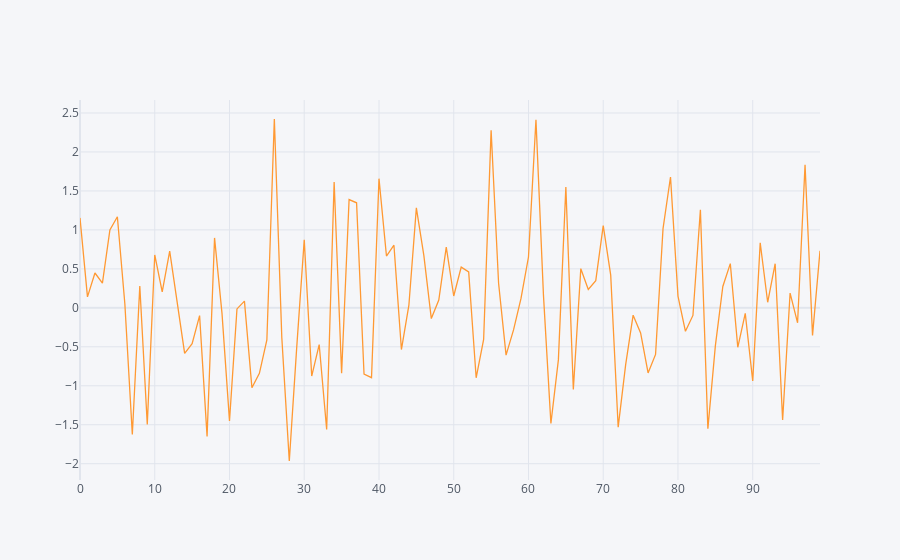

The code cell stored with this chart in its notebook:
### Code cell
df[["AA"]].iplot()

### Figure 1 — Plotly figure (JSON) as saved in the notebook; plotly's stock layout.template omitted (floating-point values rounded to 4 significant figures)
{"data": [{"line": {"color": "rgba(255, 153, 51, 1.0)", "dash": "solid", "shape": "linear", "width": 1.3}, "mode": "lines", "name": "AA", "text": "", "type": "scatter", "x": [0, 1, 2, 3, 4, 5, 6, 7, 8, 9, 10, 11, 12, 13, 14, 15, 16, 17, 18, 19, 20, 21, 22, 23, 24, 25, 26, 27, 28, 29, 30, 31, 32, 33, 34, 35, 36, 37, 38, 39, 40, 41, 42, 43, 44, 45, 46, 47, 48, 49, 50, 51, 52, 53, 54, 55, 56, 57, 58, 59, 60, 61, 62, 63, 64, 65, 66, 67, 68, 69, 70, 71, 72, 73, 74, 75, 76, 77, 78, 79, 80, 81, 82, 83, 84, 85, 86, 87, 88, 89, 90, 91, 92, 93, 94, 95, 96, 97, 98, 99], "y": [1.154, 0.1407, 0.4469, 0.3171, 1.001, 1.169, 0.05313, -1.625, 0.28, -1.497, 0.6787, 0.2056, 0.7266, 0.0785, -0.5841, -0.4609, -0.09958, -1.649, 0.897, -0.07408, -1.451, -0.01381, 0.08623, -1.026, -0.841, -0.4122, 2.423, -0.3835, -1.965, -0.4976, 0.8722, -0.875, -0.4709, -1.561, 1.614, -0.839, 1.39, 1.348, -0.8512, -0.8958, 1.657, 0.6643, 0.8034, -0.5351, 0.03385, 1.283, 0.6726, -0.1379, 0.1001, 0.7796, 0.1519, 0.5224, 0.4602, -0.8978, -0.4039, 2.278, 0.3156, -0.6073, -0.2837, 0.1205, 0.6521, 2.413, 0.1695, -1.484, -0.6681, 1.549, -1.047, 0.5026, 0.2361, 0.3491, 1.054, 0.4193, -1.531, -0.7286, -0.09396, -0.3222, -0.8359, -0.5983, 1.017, 1.679, 0.1505, -0.301, -0.0975, 1.259, -1.551, -0.4881, 0.2746, 0.5668, -0.5064, -0.07171, -0.9389, 0.835, 0.07146, 0.5665, -1.439, 0.1896, -0.1923, 1.836, -0.354, 0.7321]}], "layout": {"legend": {"bgcolor": "#F5F6F9", "font": {"color": "#4D5663"}}, "paper_bgcolor": "#F5F6F9", "plot_bgcolor": "#F5F6F9", "title": {"font": {"color": "#4D5663"}}, "xaxis": {"gridcolor": "#E1E5ED", "showgrid": true, "tickfont": {"color": "#4D5663"}, "title": {"font": {"color": "#4D5663"}, "text": ""}, "zerolinecolor": "#E1E5ED"}, "yaxis": {"gridcolor": "#E1E5ED", "showgrid": true, "tickfont": {"color": "#4D5663"}, "title": {"font": {"color": "#4D5663"}, "text": ""}, "zerolinecolor": "#E1E5ED"}}}
